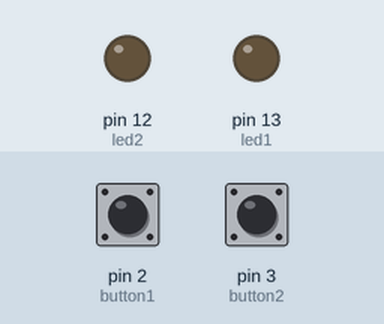
Bench run of a sketch on a simulated Arduino Uno, built with avr-gcc and run on an emulated ATmega328P. On the bench: output pins drawn as LEDs (lit = HIGH). The inputs (shaded band) are chosen by the test bench; at power-on: pin 2 (button1) LOW, pin 3 (button2) LOW.

Above: at 1.2 s.
1.3 s: pin 2 (button1) pulled HIGH for 0.15 s
At 2.1 s:
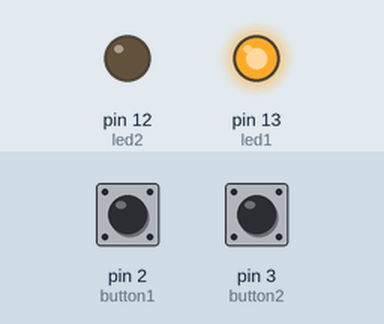
2.9 s: pin 3 (button2) pulled HIGH for 0.15 s
At 3.3 s:
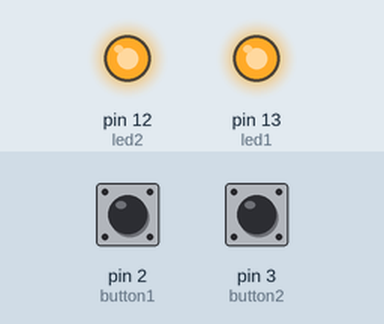
Timing chart, 0 to 5.9 s (numbered marks = the images above; inputs shaded):
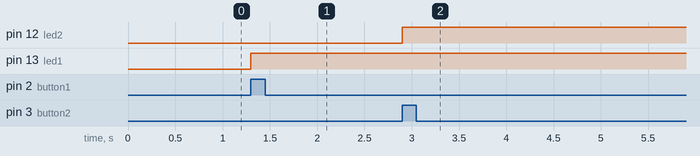

The sketch:

Two_buttons_without_interrupt.ino
```cpp
const int button1=2;
const int led1= 13;
const int button2=3;
const int led2= 12;

int btnSt1=0;
int btnSt2=0;

void setup()
{
  pinMode(led1, OUTPUT);
  pinMode(led2, OUTPUT);
  pinMode(button1, INPUT);
  pinMode(button2, INPUT);
}

void loop()
{
  btnSt1=digitalRead(button1);
  btnSt2=digitalRead(button2);
  if(btnSt1==HIGH)
  {
    digitalWrite(led1, HIGH);
  }
  if(btnSt2==HIGH)
  {
    digitalWrite(led2, HIGH);
  }
  if(btnSt1==HIGH && btnSt2==HIGH)
  {
    digitalWrite(led2, HIGH);
  }
}
```

Measured:
- after the input at 1.3 s, pin 13 (led1): LOW → HIGH at once
- after the input at 2.9 s, pin 12 (led2): LOW → HIGH at once
